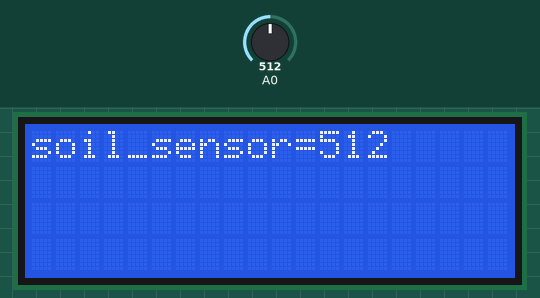
The sketch below on a simulated ESP8266 (NodeMCU). Parts: 20×4 character LCD. The inputs (shaded band) are chosen by the test bench; at power-on: A0 = 512. WiFi joins after 1.5 s; servers stay silent unless stated; web services answer with replies made up by the test bench; what the sketch prints to the serial monitor is not drawn.

Above: at 2.8 s.
2.9 s: A0 set to 716
At 4.4 s:
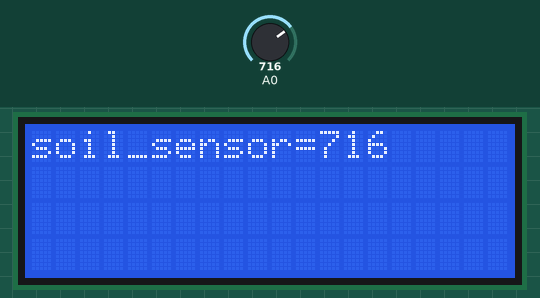
4.7 s: A0 set to 900
At 5.3 s:
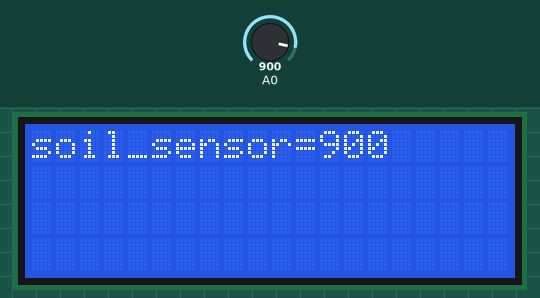
6.2 s: A0 set to 1023
At 7.2 s:
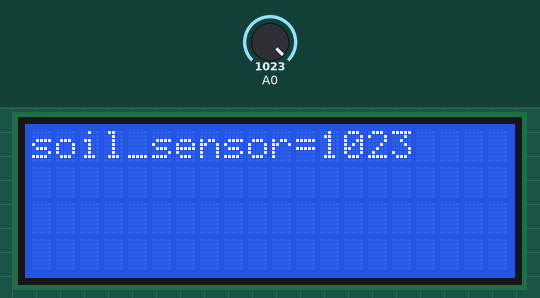
Timing chart, 0 to 9.2 s (numbered marks = the images above; inputs shaded):
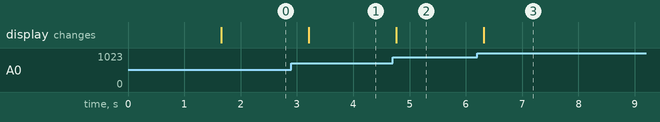

Measured:
- after the input at 2.9 s, the display: changes after 0.31 s (image 1)
- after the input at 4.7 s, the display: changes after 0.06 s (image 2)
- after the input at 6.2 s, the display: changes after 0.12 s (image 3)

The sketch:

sketch_soil_sensor_with_lcd_1.1.ino
```cpp
#include <ESP8266WiFi.h>
#include <ESP8266HTTPClient.h>
#include <WiFiClient.h>
#include <WiFiClientSecure.h>
#include <Wire.h>
#include <LiquidCrystal_I2C.h>

LiquidCrystal_I2C lcd(0x3F,20,4);  // set the LCD address to 0x27 for a 16 chars and 2 line display

const char* ssid = "NUI";
const char* password = "lightyear";

int cloud=0;

void setup() {
  Serial.begin(115200);

  delay(10);
  // We start by connecting to a WiFi network

  Serial.println();
  Serial.println();
  Serial.print("Connecting to ");
  Serial.println(ssid);

  WiFi.begin(ssid, password);

  while (WiFi.status() != WL_CONNECTED) {
    delay(500);
    Serial.print(".");
  }
  Serial.println("");
  Serial.println("WiFi connected");
  Serial.println("IP address: ");
  Serial.println(WiFi.localIP());
  pinMode(A0,INPUT);
  lcd.init();
lcd.init();
lcd.backlight();
}
int value = 0;
void loop() {

int soil_sensor_output=analogRead(A0);
Serial.print("soil_sensor = ");
Serial.println(soil_sensor_output);
lcd.clear();
 lcd.print("soil_sensor=");
 lcd.print(soil_sensor_output);
  lcd.setCursor(2,1);
WiFiClient client;
    HTTPClient http;
 cloud=cloud+1;
 if(cloud>=20)
 {cloud=0;
http.begin(client,"http://api.thingspeak.com/update?api_key=467JJN2379Z696OO&field1="+ String(soil_sensor_output) ); //Replace API Key
        int httpCode = http.GET();
          if(httpCode > 0) {
               Serial.printf("[HTTP] GET... code: %d\n", httpCode);
               if(httpCode == HTTP_CODE_OK) {
                  String payload = http.getString();
                  Serial.println(payload);
              }
          } else {
              Serial.printf("[HTTP] GET... failed, error: %s\n", http.errorToString(httpCode).c_str());
          }
          http.end(); Serial.println();
  Serial.println("closing connection");
 }
delay(500);
}
```
